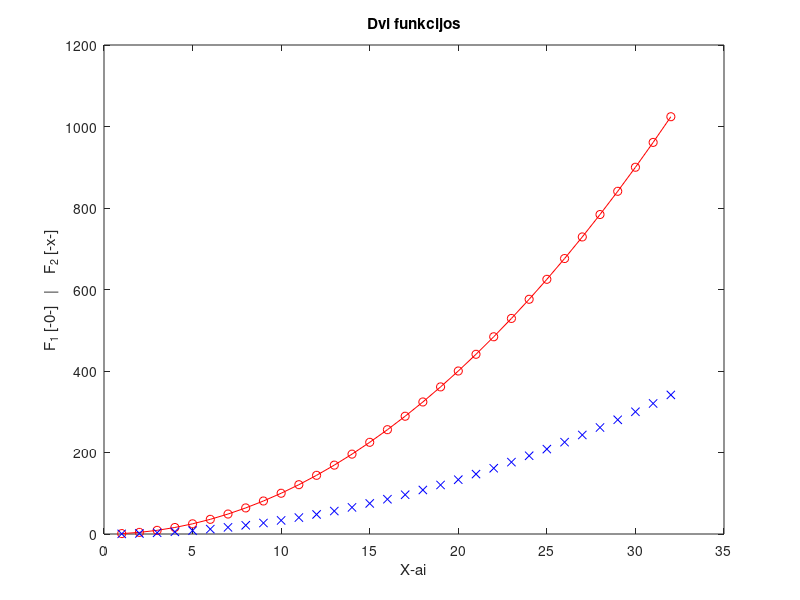

The MATLAB script that drew this image:
% Laboratorinis darbas 1, Dovaldas Dovidovič EKSfm-26, 2026-09-17
%
% Paprastas skriptas
%

x = 1:32;
y = x.^2;

plot(x, y, 'o-r', x, y/3, 'xb')
title('Dvi funkcijos')
xlabel('X-ai')
ylabel('F_1 [-0-]   |    F_2 [-x-]')

% Pagalbos paieška atlikta naudojant komandų lange įvesta komanda help sin;
% help plot; help title; doc sin; doc plot; doc title; Taip pat pažymėjus
% funkcijas ir spaudžiant FN+F1

% linspace -> doc linspace - sukuria skaičius nuo vieno iki kito vienodais tarpais y = linspace(x1, x2) - sukuria 100 skaiciu nuo x1 iki x2 y = linspace (x1, x2, 2) - nurodai kiek skaiciu pats nori sukurti
% size -> doc size - parodo masyvo ar matricos dydį. sz = size(A); sz = size(A,dim) dim - tikrinama dimensija ,A - matrica. size(A,1) - kiek eiluciu; size(A,2) - kiek stulpeliu
% max -> doc max - suranda ir parodo didžiausią skaičių. 

%
%
